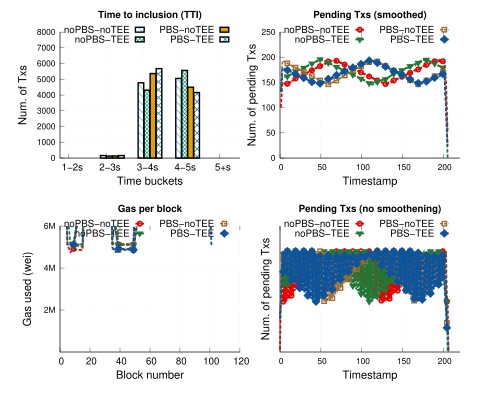

Reproduce this figure in gnuplot.
# 
# Author: Peterson Yuhala
#

#set term postscript size 3.3in,2.8in linewidth 1 color eps enhanced 22
set term postscript size 5in,4in linewidth 1 color eps enhanced 22
#call "common.gnuplot" "3.4in, 3.9in"
set encoding utf8

set output "op_geth_uniV2_tps100.eps"
set datafile separator comma

load "styles.inc"
load "common.gnuplot" 
load "linetypes.gnuplot"

## Variables
COEFF = 1000  # how much we multiply values; in this case we are changin seconds to milli seconds


mp_startx=0.12
mp_starty=0.08
mp_height=0.80
mp_rowgap=0.17
mp_colgap=0.08
mp_width=0.80      


font_size = 14
label_size = 18

eval mpSetup(2,2)

set ytics nomirror
set grid y
set ytics font ",12"


eval mpNext
# --- GRAPH a (top left)


set title "Time to inclusion (TTI)" font "Helvetica-bold,14" #offset 0,-0.2

set ylabel "Num. of Txs" font ",16"  offset 3.5,0
set xlabel "Time buckets" font ",16"
set xtics font ",14"


set xtics("1-2s" 0, "2-3s" 1, "3-4s" 2, "4-5s" 3, "5+s" 4) font ",14"
#set xtics rotate by 60

set style fill solid border -1
set boxwidth 0.15
set xtics offset 0.4,0.4,0
set ytics offset 0.5,0,0
set xlabel offset 0,1,0

dx=0.08
#set offset 25, -0.5, 0, 0 #left,right,top,bottom

#set xrange[0:400]
set yrange [0:8000]

#set key samplen 1 font ",14" at graph 0.5,0.95
#set key maxrows 1 samplen 0.5 width -2 invert center at graph 1.1,1.125 font ",12"
#set key samplen 1 font ",14" at graph 0.5,0.95

set key samplen 0.75 maxrows 2 at graph 0.5, 0.98 center font ",14"



plot 'data/uniV2/nopbs_notee_uniV2_100_tps_tti.csv' u ($1-dx):3 t "noPBS-noTEE" with boxes ls 1 lc rgb C2 fillstyle pattern 4, \
    'data/uniV2/nopbs_tee_uniV2_100_tps_tti.csv' u ($1+dx):3 t "noPBS-TEE"  with boxes ls 1 lc rgb C3 fillstyle pattern 2, \
    'data/uniV2/pbs_notee_uniV2_100_tps_tti.csv' u ($1+3*dx):3 t "PBS-noTEE"  with boxes ls 1 lc rgb C1 fillstyle pattern 3, \
    'data/uniV2/pbs_tee_uniV2_100_tps_tti.csv' u ($1+5*dx):3 t "PBS-TEE"  with boxes ls 1 lc rgb C5 fillstyle pattern 9
     
unset xtics
eval mpNext
# --- GRAPH b (top right)
set xrange[0:220]


set yrange [0:250]
set title "Pending Txs (smoothed)" font "Helvetica-bold,14" #offset 0,-0.2

set ylabel "Num. of pending Txs" font ",16"  offset 3.5,0
set xlabel "Timestamp" font ",16" 
set xtics offset 0,0.4,0 font ",12"


#set key samplen 1 maxrows 1 center top outside at graph 0.5, 1.0 font ",14"

plot 'data/uniV2/nopbs_notee_uniV2_100_tps_pending_tx_smoothed.csv' u 1:4 every 2  w l ls 2006 notitle, \
      '' u 1:4 every 10 t "noPBS-noTEE" w lp ls 2006, \
     'data/uniV2/nopbs_tee_uniV2_100_tps_pending_tx_smoothed.csv' u 1:4 every 2  w l ls 2007 notitle, \
     '' u 1:4 every 10 t "noPBS-TEE" w lp ls 2007, \
     'data/uniV2/pbs_notee_uniV2_100_tps_pending_tx_smoothed.csv' u 1:4 every 2 w l ls 22004 notitle, \
     '' u 1:4 every 10 t "PBS-noTEE" w lp ls 22004, \
     'data/uniV2/pbs_tee_uniV2_100_tps_pending_tx_smoothed.csv' u 1:4 every 2 w l ls 22001 notitle, \
        '' u 1:4 every 10 t "PBS-TEE" w lp ls 22001

unset xrange
eval mpNext
# --- GRAPH bottom left

set title "Gas per block" font "Helvetica-bold,14" 
set xlabel "Block number" font ",16"
set xtics font ",14"

set style fill solid border -1



#unset key 
set ylabel "Gas used (wei)" font ",16"  offset 1,0
#set key samplen 1 maxrows 1 center top outside at graph 0.5, 1.0 font ",14"
#set yrange [0:1000000]
#set ytics("200k" 200000, "400k" 400000, "600k" 600000, "800k" 800000, "1M" 1000000) font ",12"

set yrange [0:6000000]
set xrange [0:120]
#set ytics("200k" 200000, "400k" 400000, "600k" 600000, "800k" 800000, "1M" 1000000) font ",12"
#set ytics("2M" 2000000, "4M" 4000000, "6M" 6000000, "8M" 8000000, "10M" 10000000, "12M" 12000000, "14M" 14000000, "16M" 16000000, "18M" 18000000, "20M" 20000000) font ",12"
set ytics("2M" 2000000, "4M" 4000000, "6M" 6000000, "8M" 8000000, "10M" 10000000, "12M" 12000000) font ",12"


plot 'data/uniV2/nopbs_notee_uniV2_100_tps_gas_per_block.csv' u 1:3 every 2  w l ls 2006 notitle, \
      '' u 1:3 every 10 t "noPBS-noTEE" w lp ls 2006, \
     'data/uniV2/nopbs_tee_uniV2_100_tps_gas_per_block.csv' u 1:3 every 2  w l ls 2007 notitle, \
     '' u 1:3 every 10 t "noPBS-TEE" w lp ls 2007, \
     'data/uniV2/pbs_notee_uniV2_100_tps_gas_per_block.csv' u 1:3 every 2 w l ls 22004 notitle, \
     '' u 1:3 every 10 t "PBS-noTEE" w lp ls 22004, \
     'data/uniV2/pbs_tee_uniV2_100_tps_gas_per_block.csv' u 1:3 every 2 w l ls 22001 notitle, \
        '' u 1:3 every 10 t "PBS-TEE" w lp ls 22001
     

eval mpNext
# --- GRAPH: bottom right
set xrange[0:220]


set yrange [0:250]
set title "Pending Txs (no smoothening)" font "Helvetica-bold,14" #offset 0,-0.2

set ylabel "Num. of pending Txs" font ",16"  offset 1,0
set xlabel "Timestamp" font ",16" 
set xtics offset 0,0.4,0 font ",12"


#set key samplen 1 maxrows 1 center top outside at graph 0.5, 1.0 font ",14"

plot 'data/uniV2/nopbs_notee_uniV2_100_tps_pending_tx.csv' u 1:3 every 1  w l ls 2006 notitle, \
      '' u 1:3 every 5 t "noPBS-noTEE" w lp ls 2006, \
     'data/uniV2/nopbs_tee_uniV2_100_tps_pending_tx.csv' u 1:3 every 1  w l ls 2007 notitle, \
     '' u 1:3 every 5 t "noPBS-TEE" w lp ls 2007, \
     'data/uniV2/pbs_notee_uniV2_100_tps_pending_tx.csv' u 1:3 every 1 w l ls 22004 notitle, \
     '' u 1:3 every 5 t "PBS-noTEE" w lp ls 22004, \
     'data/uniV2/pbs_tee_uniV2_100_tps_pending_tx.csv' u 1:3 every 1 w l ls 22001 notitle, \
        '' u 1:3 every 5 t "PBS-TEE" w lp ls 22001

     
!epstopdf "op_geth_uniV2_tps100.eps"
!rm "op_geth_uniV2_tps100.eps"
quit
